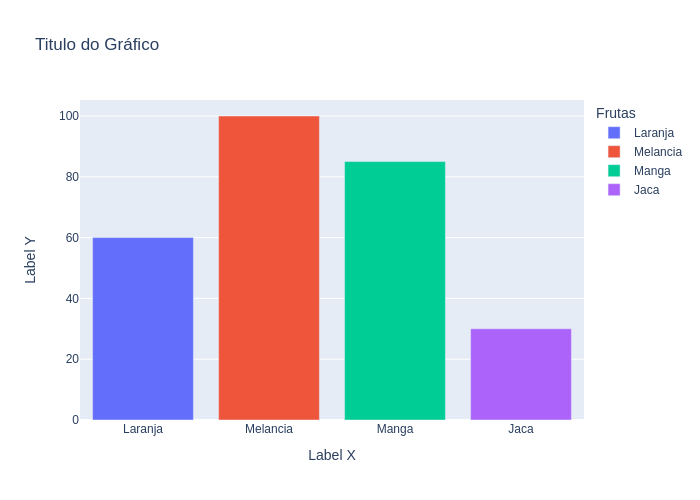

Python code for this plot:

import plotly.express as px
import plotly.io as io

frutas = ['Laranja', 'Melancia', 'Manga', 'Jaca']
quantidades = [60, 100, 85, 30]

fig = px.bar(x=frutas, y=quantidades, title='Titulo do Gráfico', color=frutas, 
             labels=dict(y='Label Y', x='Label X', color='Frutas'))

#io.write_image(fig , 'graficobarra.png' )

fig.show()
